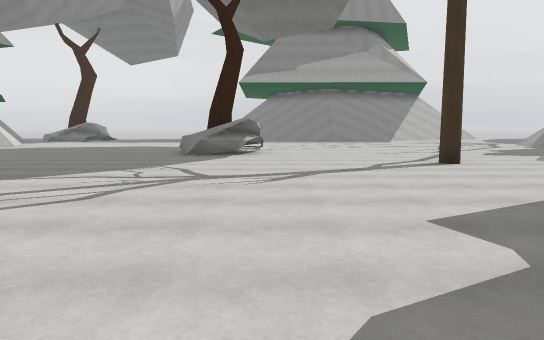
View 1 (above)

24 first-person views from a walk through a Unity game level. The camera is 1.4 m above the floor, tilts 6° down and sees 70° across. The floor is counted in squares, 2 m on a side. Each view is taken from the middle of a square. On the plan, view 1 faces up. The plan holds only what a view shows up to about 11 squares ahead; the rest is blank. The place goes on beyond the plan. Some animated figures are not drawn. Some surface patterns are stand-ins.

View 2
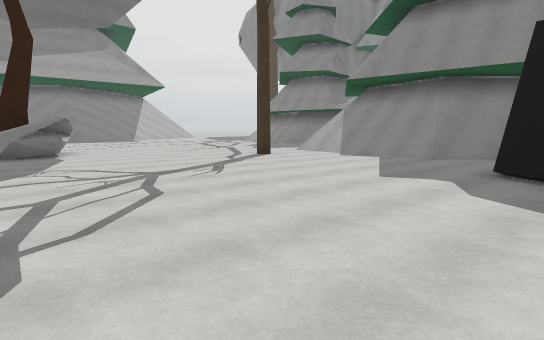

View 3
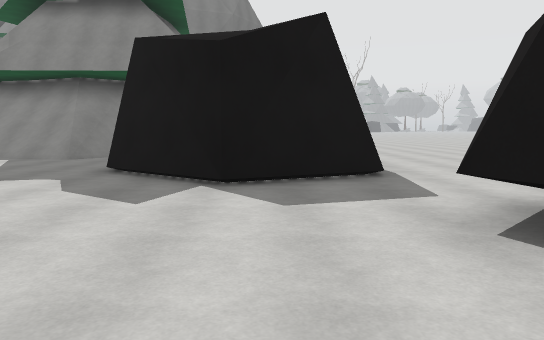

View 4
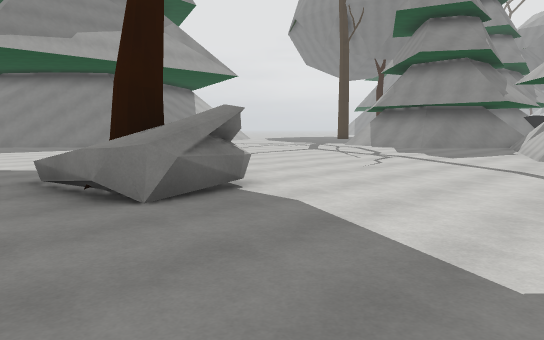

View 5
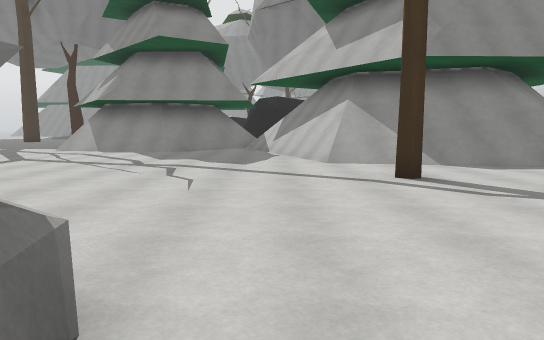

View 6
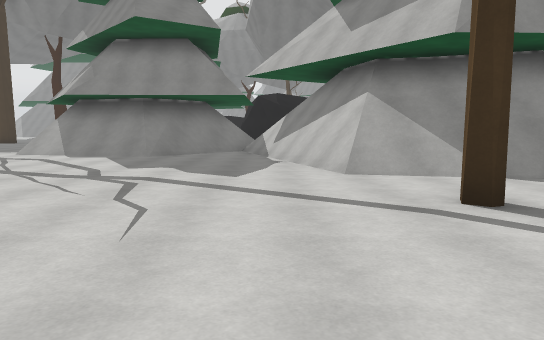

View 7
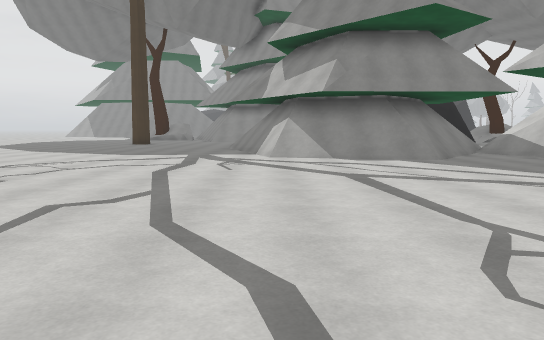

View 8
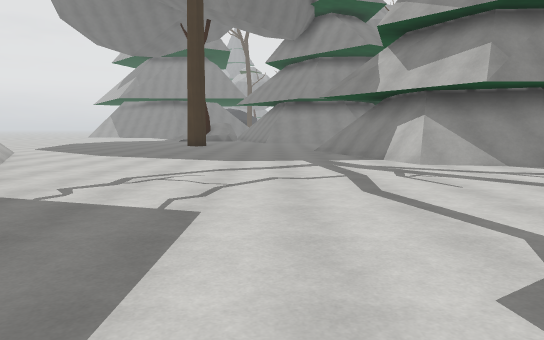

View 9
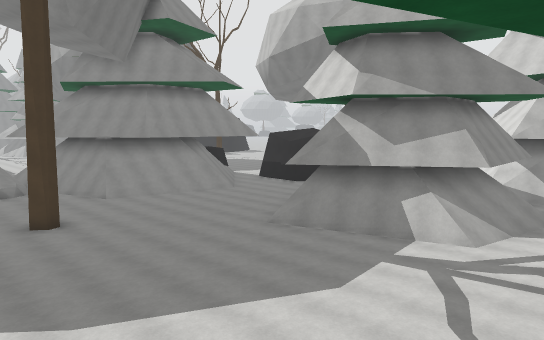

View 10
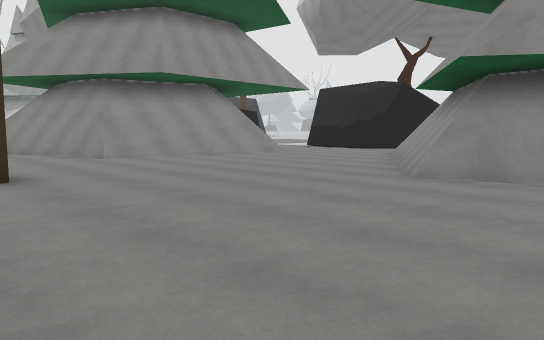

View 11
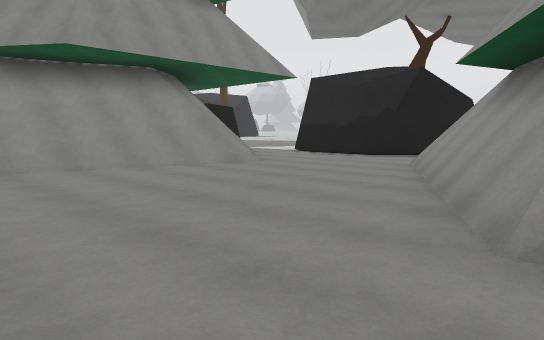

View 12
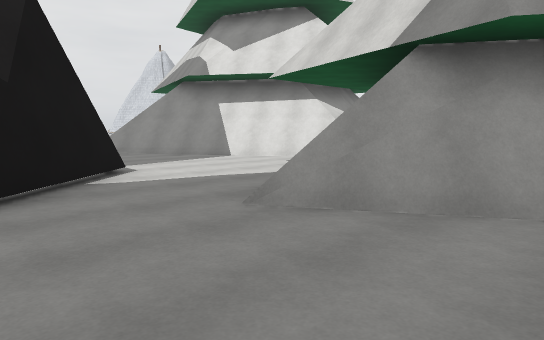

View 13
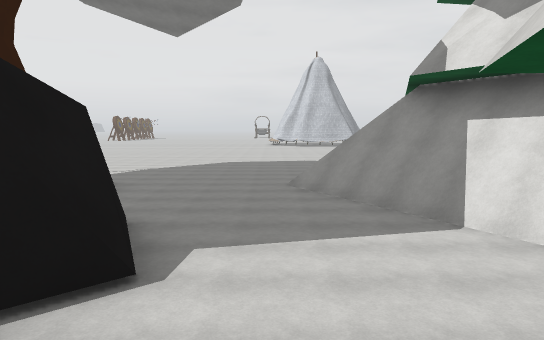

View 14
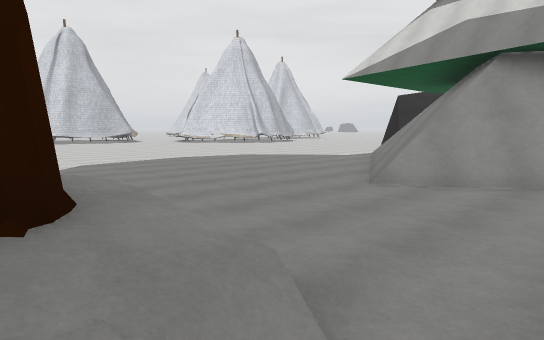

View 15
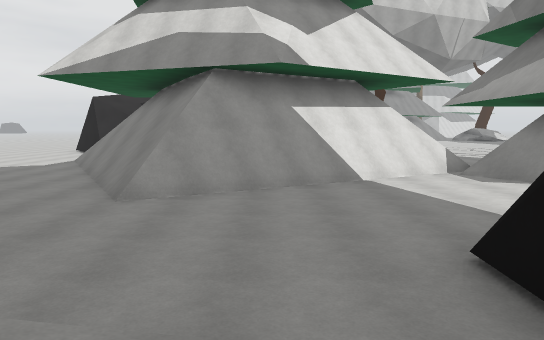

View 16
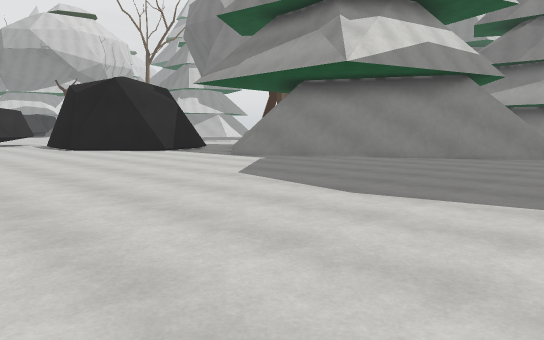

View 17
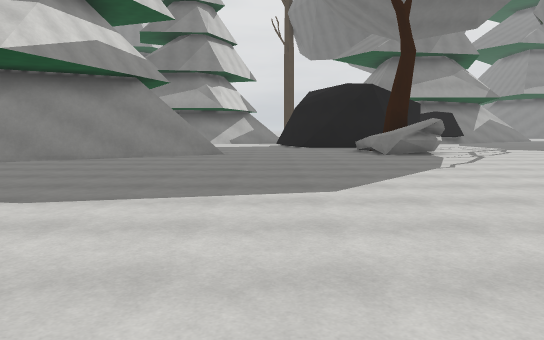

View 18
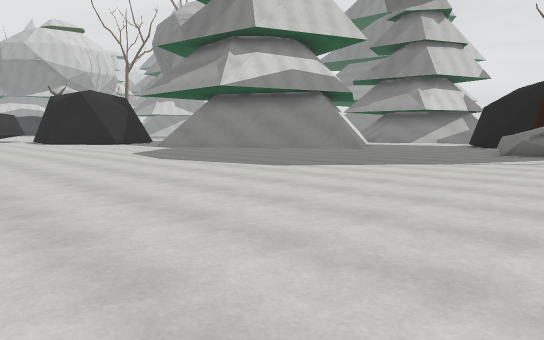

View 19
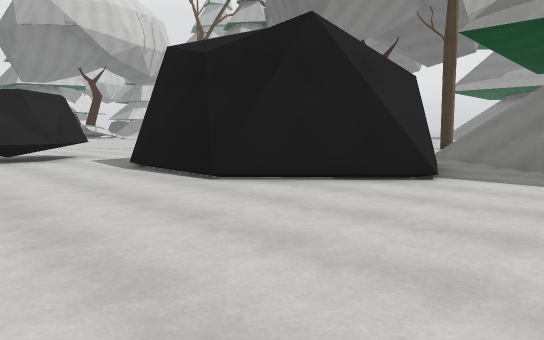

View 20
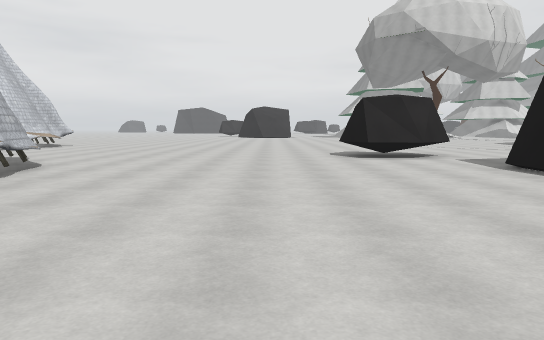

View 21
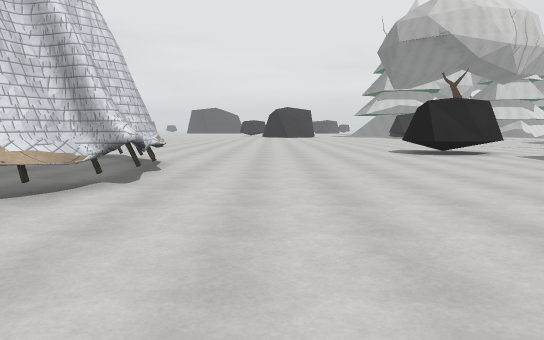

View 22
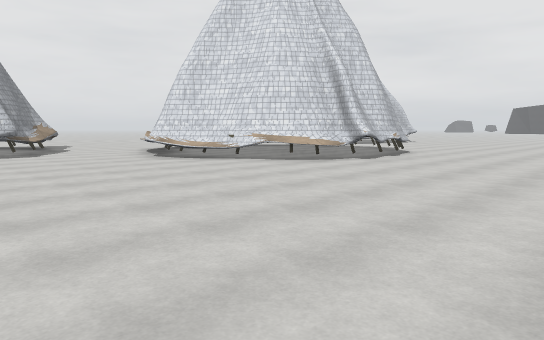

View 23
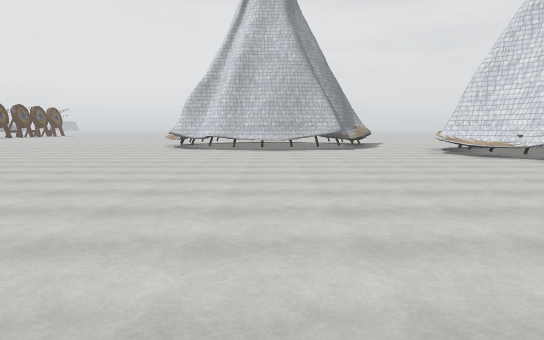

View 24
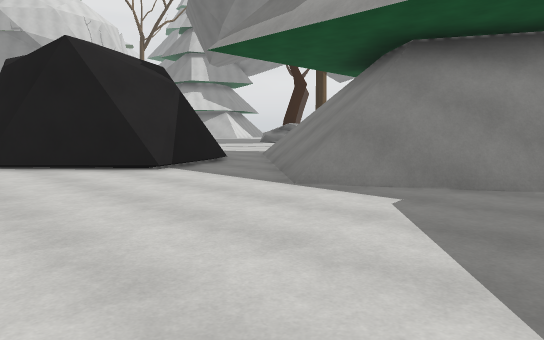

### Floor plan
Key: @ floor where view 1 was taken; # wall or solid block; . floor; / step, stairs or slope; = window, fence, low wall or low ledge; ^ raised ledge; v drop or lower ground.
Columns run from 5 left of view 1 to 24 right of it. Each row starts with its distance up from view 1.
 27                   /.
 26              /  //..
 25                /.......
 24              /.............
 23             /...........#..
 22           /...................
 21          ....................#
 20    ..   ....................=#
 19    ..   ...................//=
 18    ..  ............###.....//=
 17    .  ..........=#####.....//
 16    .   ........./#v  ##..../=#
 15   ..    ......../^   ##....//=
 14   ./   ......../==   ###..../
 13   ./  .........//^   #//.....
 12   .##...........// ^= /...//
 11 ...#=............////....##
 10 ...............####.....##
  9 .........../=###  #.....#
  8 .........#.//=##  ##....##
  7 ...........//^    ##...... /
  6  ..........//     ###.....//
  5  .........//=     ####..../##
  4   ........//=#     #/=....==#.
  3  ..........//=   =///.........
  2  ...........///=////..........
  1  ......##  #./////............
  0  ....@##   #..//.............
 -1  .....##  ##.................
 -2   .....####..................
 -3   .##........................
 -4     #........................
 -5    .#.........................
 -6    ...........................
 -7    ...........................
 -8    ...................    ....
 -9    ....................
-10    ....................
-11    .....###.............
-12    ...### ##^............
-13    ..##    ##............
-14    ..       #^............
-15             ##............

Positions as (right, up) in squares from view 1, and headings:
1: (0, 0), facing up
2: (-4, 0), facing up-right
3: (-4, -1), facing right
4: (-4, 7), facing up-right
5: (-2, 10), facing right
6: (0, 10), facing right
7: (1, 17), facing right
8: (3, 20), facing right
9: (8, 26), facing down-right
10: (13, 24), facing down-right
11: (15, 21), facing down-right
12: (21, 16), facing down-left
13: (17, 13), facing down
14: (22, 7), facing down-left
15: (22, 6), facing left
16: (18, -7), facing up-left
17: (18, -7), facing up
18: (24, -8), facing up-left
19: (9, -6), facing up-left
20: (9, -7), facing left
21: (10, -9), facing left
22: (13, -6), facing down-left
23: (13, -4), facing down
24: (13, -4), facing up-left
